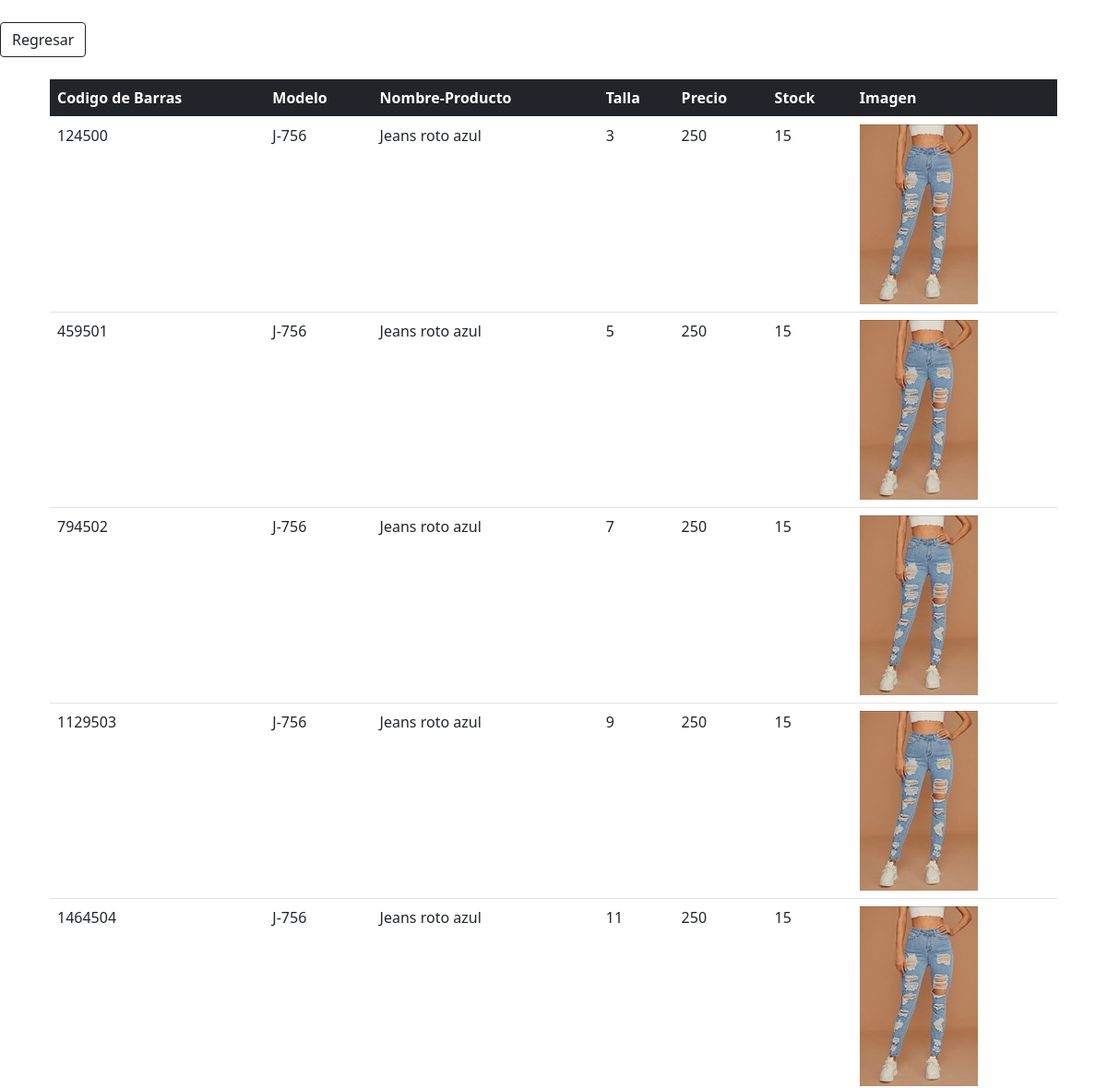
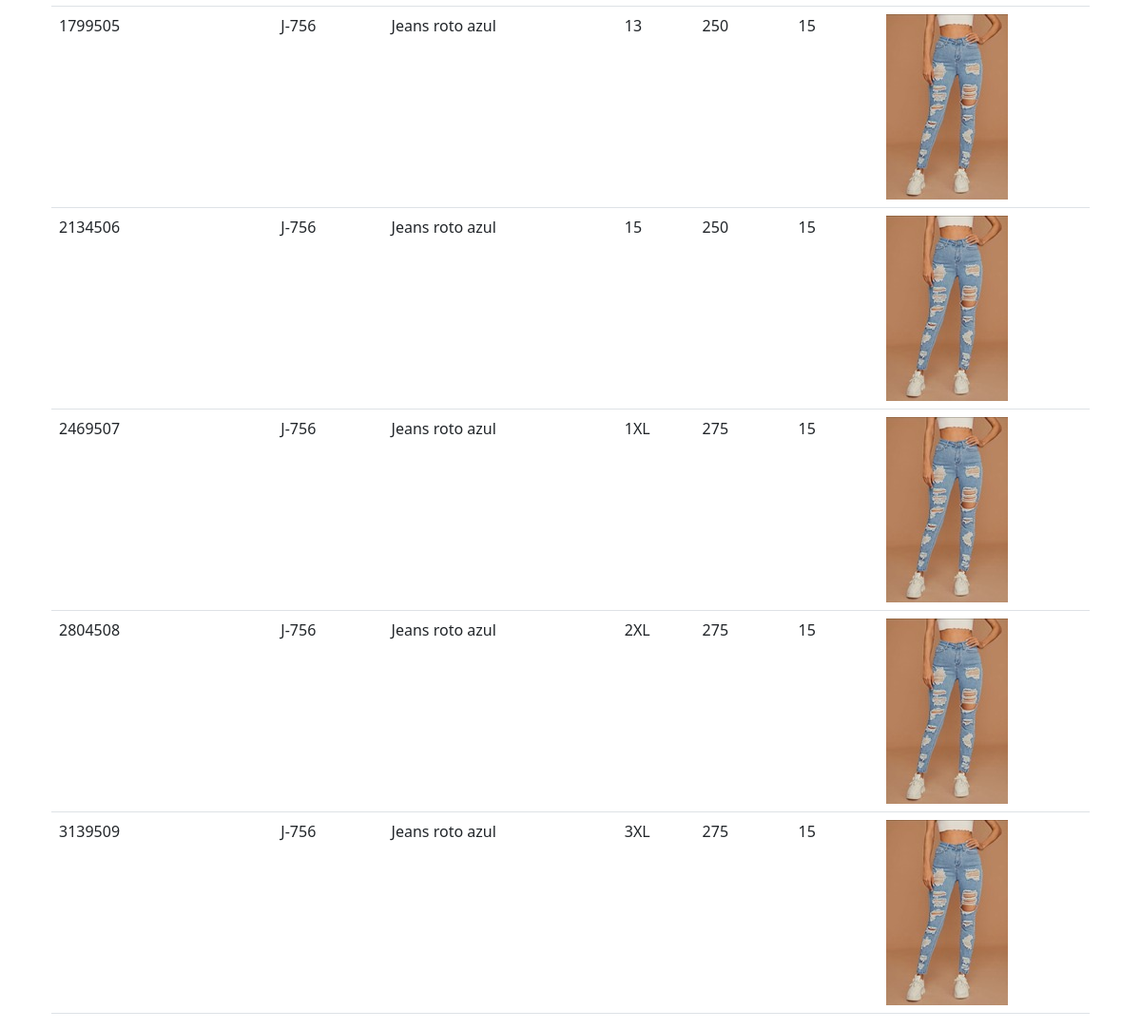
Screenshot of /productosBusqueda3.php?buscar=Jeans roto azul with the database file from the repository (2 pictures, top to bottom).
### tables this page shows
CREATE TABLE `productos` (
  `CodigoBarras` int(100) NOT NULL,
  `modelo` varchar(100) NOT NULL,
  `NombreProducto` varchar(100) NOT NULL,
  `talla` varchar(100) NOT NULL,
  `precio` int(11) NOT NULL,
  `cantidad` int(11) NOT NULL,
  `imagen` varchar(100) NOT NULL
);

### productosBusqueda3.php (the view, shortened to what this page needs)
<!DOCTYPE html>
<html>
<body>
<link href="https://cdn.jsdelivr.net/npm/bootstrap@5.0.0-beta3/dist/css/bootstrap.min.css" rel="stylesheet">
<?php require_once "conexion.php" ?>
            <?php
            if(isset($_GET)){
    if(strlen($_GET['buscar']) >=1)
    {
$producto= $_GET['buscar'];
?>
<br>
<a href="muestraProductos.php">
<button type="button" class="btn btn-outline-dark">Regresar</button>
</a>
<div class="container center verpro">
<br>
<div class="container">
    <center>
<table class="table">
        <thead>
          <tr>
          <th class="bg-dark text-white">Codigo de Barras</th>
            <th class="bg-dark text-white">Modelo</th>
              <th class="bg-dark text-white">Nombre-Producto</th>
              <th class="bg-dark text-white">Talla</th>
              <th class="bg-dark text-white">Precio</th>
              <th class="bg-dark text-white">Stock</th>
              <th class="bg-dark text-white">Imagen</th>
          </tr>
        </thead>
    <?php
    $consulta= "SELECT * FROM productos WHERE NombreProducto LIKE '%$producto%' OR talla = '$producto' OR CodigoBarras = '$producto'";
    $ejecutarconsulta= mysqli_query($db,$consulta);
    $verfilas= mysqli_num_rows($ejecutarconsulta);
    $fila= mysqli_fetch_array($ejecutarconsulta);
    if(!$ejecutarconsulta)
    {
        echo("ERROR en la consulta");
    }
    else
        {
            if($verfilas<1)
            {
                echo("<tr><td>Sin registros</td></tr>");
            }
            else
            {
                for($x=0; $x<=$fila; $x++)
                {
                    echo'
                        <tr>
                        <td>'.$fila[0].'</td>
                        <td>'.$fila[1].'</td>
                        <td>'.$fila[2].'</td>
                        <td>'.$fila[3].'</td>
                        <td>'.$fila[4].'</td>
                        <td>'.$fila[5].'</td>
                          <td>'.$fila[6].'</td>
                        </tr>';
                        $fila=mysqli_fetch_array($ejecutarconsulta);
                }
            }
        }
    }
}
    ?>
</table>
    </center>
</div>
</div>
</body>
</html>

### rows the page displays
productos: CodigoBarras "124500", modelo "J-756", NombreProducto "Jeans roto azul", talla "3", precio "250", cantidad "15", imagen (picture)
productos: CodigoBarras "459501", modelo "J-756", NombreProducto "Jeans roto azul", talla "5", precio "250", cantidad "15", imagen (picture)
productos: CodigoBarras "794502", modelo "J-756", NombreProducto "Jeans roto azul", talla "7", precio "250", cantidad "15", imagen (picture)
productos: CodigoBarras "1129503", modelo "J-756", NombreProducto "Jeans roto azul", talla "9", precio "250", cantidad "15", imagen (picture)
productos: CodigoBarras "1464504", modelo "J-756", NombreProducto "Jeans roto azul", talla "11", precio "250", cantidad "15", imagen (picture)
productos: CodigoBarras "1799505", modelo "J-756", NombreProducto "Jeans roto azul", talla "13", precio "250", cantidad "15", imagen (picture)
productos: CodigoBarras "2134506", modelo "J-756", NombreProducto "Jeans roto azul", talla "15", precio "250", cantidad "15", imagen (picture)
productos: CodigoBarras "2469507", modelo "J-756", NombreProducto "Jeans roto azul", talla "1XL", precio "275", cantidad "15", imagen (picture)
productos: CodigoBarras "2804508", modelo "J-756", NombreProducto "Jeans roto azul", talla "2XL", precio "275", cantidad "15", imagen (picture)
productos: CodigoBarras "3139509", modelo "J-756", NombreProducto "Jeans roto azul", talla "3XL", precio "275", cantidad "15", imagen (picture)
